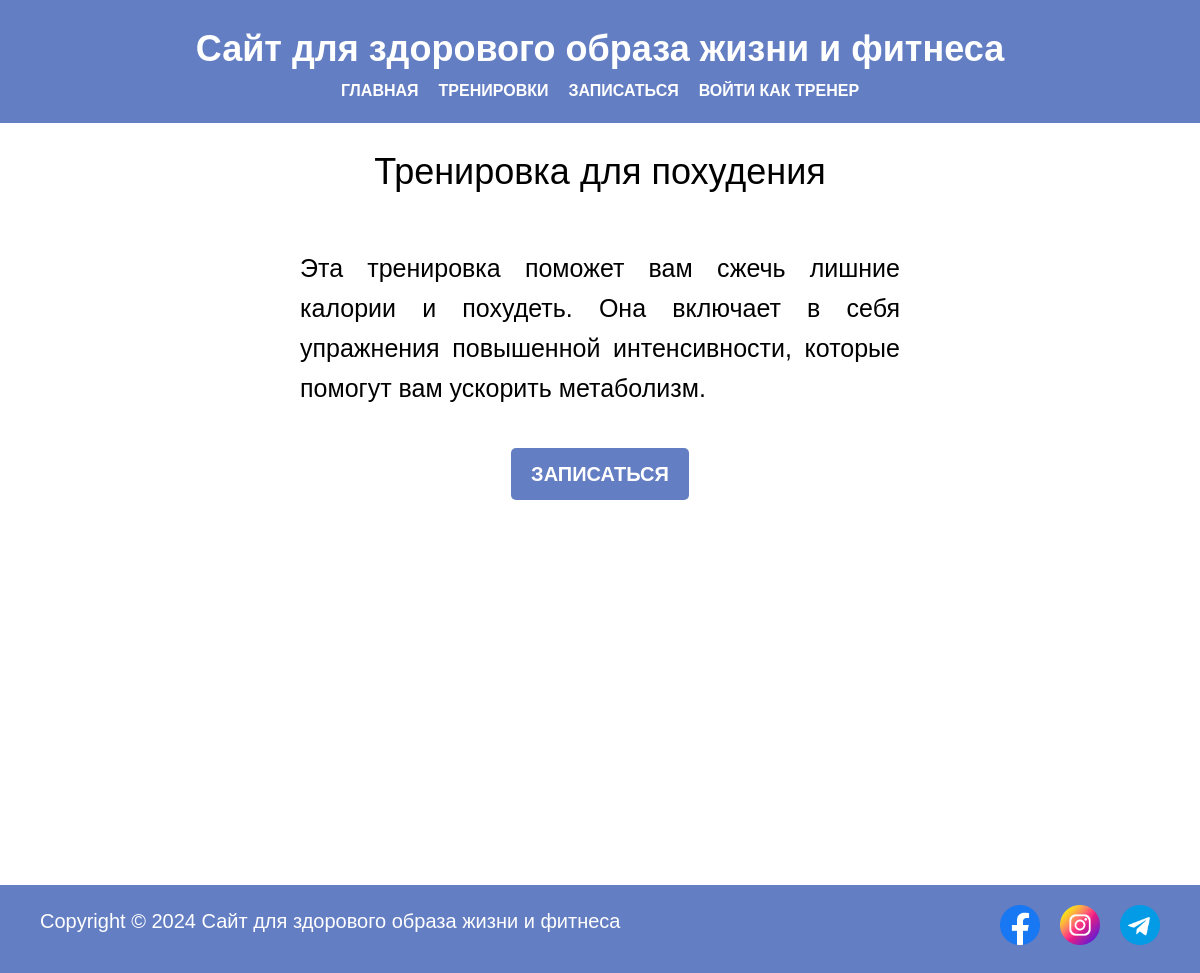
Screenshot of /diet-training/ with the database file from the repository.
### mysite/models.py (models this page shows, shortened)
class Training(models.Model):
    title = models.CharField(max_length=75)
    description = models.TextField()
    slug = models.SlugField()
    image = models.ImageField(blank=True)

### mysite/views.py (the view)
# urls.py: path('<slug:slug>/', views.training_page, name="training"),
def training_page(request, slug):
    training = Training.objects.get(slug=slug)
    return render(request, "training_page.html", {"training": training})

### templates/training_page.html (shortened to what this page needs)
{% extends "layout.html" %}
{% load static %}
{% block content %}
<div class="content center">
    <h1 class="training-title">{{training.title}}</h1>
    <div class="description">
        <p>{{training.description}}</p> <br>
        <p style="text-align: center"><a href="{% url "reg" %}" class="btn">Записаться</a></p>
    </div>
    <br>
    <br>
</div>
{% endblock content %}

### static/css/style.css (style rules this page uses)
* { margin: 0; padding: 0; box-sizing: border-box; }
body { font-family: Arial, sans-serif; line-height: 1.6; height: 100%; }
a { text-decoration: none; }
.center { margin: 0 auto; text-align: center; }
.description { font-size: 25px; width: 50%; margin: 20px auto; text-align: justify; }
.description a { display: inline-block; padding: 10px 20px; background-color: #647ec3; color: #fff; text-transform: uppercase; font-weight: bold; border-radius: 5px; font-size: 20px; margin: 0 auto; }
.training-title { font-size: 36px; font-weight: normal; margin-top: 20px; }
.btn { padding: 8px 16px; margin: 10px auto; display: block; background-color: #647ec3; color: white; cursor: pointer; }

### rows the page displays
Training: title "Тренировка для похудения", description "Эта тренировка поможет вам сжечь лишние калории и похудеть. Она включает в себя упражнения повышенной интенсивности, которые помогут вам ускорить метаболизм."
